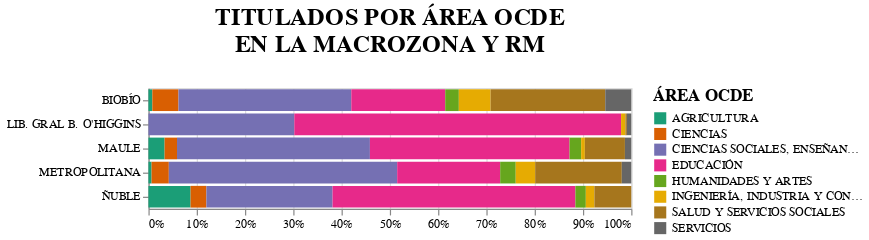

Here is the notebook cell this chart was saved with:
### Markdown cell above
# Capital humano avanzado por % Area OCDE

### Code cell
alt.Chart(aux1).mark_bar().encode(
    x = alt.X('TASA', stack="normalize", axis=alt.Axis(format='%'), title=None),
    y = alt.Y('region_sede',sort=None,title=None),
    color = alt.Color('oecd_area',
                      title='ÁREA OCDE',scale=alt.Scale(scheme='dark2')),
    tooltip = [alt.Tooltip('TASA', title='Tasa', format='.2%'),
              alt.Tooltip('COUNT', title='Cantidad')]
).properties(
    title=['TITULADOS POR ÁREA OCDE','EN LA MACROZONA Y RM',""]
).configure_legend(titleFontSize=14,labelFontSize=10).configure_title(
    fontSize=20, font='Arial', anchor='middle',color='black'
  )

### Figure 1 — Vega-Lite specification as saved in the notebook (floating-point values rounded to 4 significant figures)
{"config": {"view": {"continuousWidth": 400, "continuousHeight": 300}, "legend": {"labelFontSize": 10, "titleFontSize": 14}, "title": {"anchor": "middle", "color": "black", "font": "Arial", "fontSize": 20}}, "data": {"name": "data-46b02ba4dd093e40dd8fcf9cccdc9835"}, "mark": "bar", "encoding": {"color": {"type": "nominal", "field": "oecd_area", "scale": {"scheme": "dark2"}, "title": "ÁREA OCDE"}, "tooltip": [{"type": "quantitative", "field": "TASA", "format": ".2%", "title": "Tasa"}, {"type": "quantitative", "field": "COUNT", "title": "Cantidad"}], "x": {"type": "quantitative", "axis": {"format": "%"}, "field": "TASA", "stack": "normalize", "title": null}, "y": {"type": "nominal", "field": "region_sede", "sort": null, "title": null}}, "title": ["TITULADOS POR ÁREA OCDE", "EN LA MACROZONA Y RM", ""], "$schema": "https://vega.github.io/schema/vega-lite/v4.8.1.json", "datasets": {"data-46b02ba4dd093e40dd8fcf9cccdc9835": [{"region_sede": "BIOBÍO", "oecd_area": "AGRICULTURA", "COUNT": 235, "TASA": 0.0007505}, {"region_sede": "BIOBÍO", "oecd_area": "CIENCIAS", "COUNT": 1591, "TASA": 0.005081}, {"region_sede": "BIOBÍO", "oecd_area": "CIENCIAS SOCIALES, ENSEÑANZA COMERCIAL Y DERECHO", "COUNT": 10513, "TASA": 0.03357}, {"region_sede": "BIOBÍO", "oecd_area": "EDUCACIÓN", "COUNT": 5715, "TASA": 0.01825}, {"region_sede": "BIOBÍO", "oecd_area": "HUMANIDADES Y ARTES", "COUNT": 828, "TASA": 0.002644}, {"region_sede": "BIOBÍO", "oecd_area": "INGENIERÍA, INDUSTRIA Y CONSTRUCCIÓN", "COUNT": 1932, "TASA": 0.00617}, {"region_sede": "BIOBÍO", "oecd_area": "SALUD Y SERVICIOS SOCIALES", "COUNT": 6975, "TASA": 0.02228}, {"region_sede": "BIOBÍO", "oecd_area": "SERVICIOS", "COUNT": 1583, "TASA": 0.005055}, {"region_sede": "LIB. GRAL B. O'HIGGINS", "oecd_area": "CIENCIAS SOCIALES, ENSEÑANZA COMERCIAL Y DERECHO", "COUNT": 100, "TASA": 0.0003194}, {"region_sede": "LIB. GRAL B. O'HIGGINS", "oecd_area": "EDUCACIÓN", "COUNT": 224, "TASA": 0.0007154}, {"region_sede": "LIB. GRAL B. O'HIGGINS", "oecd_area": "INGENIERÍA, INDUSTRIA Y CONSTRUCCIÓN", "COUNT": 3, "TASA": 9.581e-06}, {"region_sede": "LIB. GRAL B. O'HIGGINS", "oecd_area": "SALUD Y SERVICIOS SOCIALES", "COUNT": 1, "TASA": 3.194e-06}, {"region_sede": "LIB. GRAL B. O'HIGGINS", "oecd_area": "SERVICIOS", "COUNT": 3, "TASA": 9.581e-06}, {"region_sede": "MAULE", "oecd_area": "AGRICULTURA", "COUNT": 270, "TASA": 0.0008623}, {"region_sede": "MAULE", "oecd_area": "CIENCIAS", "COUNT": 208, "TASA": 0.0006643}, {"region_sede": "MAULE", "oecd_area": "CIENCIAS SOCIALES, ENSEÑANZA COMERCIAL Y DERECHO", "COUNT": 3229, "TASA": 0.01031}, {"region_sede": "MAULE", "oecd_area": "EDUCACIÓN", "COUNT": 3342, "TASA": 0.01067}, {"region_sede": "MAULE", "oecd_area": "HUMANIDADES Y ARTES", "COUNT": 194, "TASA": 0.0006196}, {"region_sede": "MAULE", "oecd_area": "INGENIERÍA, INDUSTRIA Y CONSTRUCCIÓN", "COUNT": 62, "TASA": 0.000198}, {"region_sede": "MAULE", "oecd_area": "SALUD Y SERVICIOS SOCIALES", "COUNT": 671, "TASA": 0.002143}, {"region_sede": "MAULE", "oecd_area": "SERVICIOS", "COUNT": 106, "TASA": 0.0003385}, {"region_sede": "METROPOLITANA", "oecd_area": "AGRICULTURA", "COUNT": 1753, "TASA": 0.005598}, {"region_sede": "METROPOLITANA", "oecd_area": "CIENCIAS", "COUNT": 9732, "TASA": 0.03108}, {"region_sede": "METROPOLITANA", "oecd_area": "CIENCIAS SOCIALES, ENSEÑANZA COMERCIAL Y DERECHO", "COUNT": 128792, "TASA": 0.4113}, {"region_sede": "METROPOLITANA", "oecd_area": "EDUCACIÓN", "COUNT": 58087, "TASA": 0.1855}, {"region_sede": "METROPOLITANA", "oecd_area": "HUMANIDADES Y ARTES", "COUNT": 8773, "TASA": 0.02802}, {"region_sede": "METROPOLITANA", "oecd_area": "INGENIERÍA, INDUSTRIA Y CONSTRUCCIÓN", "COUNT": 10984, "TASA": 0.03508}, {"region_sede": "METROPOLITANA", "oecd_area": "SALUD Y SERVICIOS SOCIALES", "COUNT": 48829, "TASA": 0.1559}, {"region_sede": "METROPOLITANA", "oecd_area": "SERVICIOS", "COUNT": 5343, "TASA": 0.01706}, {"region_sede": "ÑUBLE", "oecd_area": "AGRICULTURA", "COUNT": 266, "TASA": 0.0008495}, {"region_sede": "ÑUBLE", "oecd_area": "CIENCIAS", "COUNT": 100, "TASA": 0.0003194}, {"region_sede": "ÑUBLE", "oecd_area": "CIENCIAS SOCIALES, ENSEÑANZA COMERCIAL Y DERECHO", "COUNT": 797, "TASA": 0.002545}, {"region_sede": "ÑUBLE", "oecd_area": "EDUCACIÓN", "COUNT": 1534, "TASA": 0.004899}, {"region_sede": "ÑUBLE", "oecd_area": "HUMANIDADES Y ARTES", "COUNT": 66, "TASA": 0.0002108}, {"region_sede": "ÑUBLE", "oecd_area": "INGENIERÍA, INDUSTRIA Y CONSTRUCCIÓN", "COUNT": 54, "TASA": 0.0001725}, {"region_sede": "ÑUBLE", "oecd_area": "SALUD Y SERVICIOS SOCIALES", "COUNT": 233, "TASA": 0.0007441}]}}
